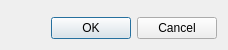
<?xml version="1.0" encoding="UTF-8"?>
<ui version="4.0">
 <class>WellKnownMarkDialogForm</class>
 <widget class="QDialog" name="WellKnownMarkDialogForm">
  <property name="geometry">
   <rect>
    <x>0</x>
    <y>0</y>
    <width>226</width>
    <height>53</height>
   </rect>
  </property>
  <property name="windowTitle">
   <string>Dialog</string>
  </property>
  <property name="modal">
   <bool>true</bool>
  </property>
  <layout class="QGridLayout" name="gridLayout_4">
   <property name="sizeConstraint">
    <enum>QLayout::SetFixedSize</enum>
   </property>
   <item row="0" column="0">
    <layout class="QGridLayout" name="gridLayout_3">
     <item row="0" column="0">
      <widget class="QFrame" name="m_markWidgetFrame">
       <property name="sizePolicy">
        <sizepolicy hsizetype="MinimumExpanding" vsizetype="MinimumExpanding">
         <horstretch>0</horstretch>
         <verstretch>0</verstretch>
        </sizepolicy>
       </property>
       <property name="frameShape">
        <enum>QFrame::Panel</enum>
       </property>
       <property name="frameShadow">
        <enum>QFrame::Raised</enum>
       </property>
      </widget>
     </item>
     <item row="1" column="0">
      <layout class="QGridLayout" name="gridLayout_2">
       <item row="0" column="0">
        <layout class="QGridLayout" name="gridLayout">
         <item row="0" column="0">
          <spacer name="horizontalSpacer">
           <property name="orientation">
            <enum>Qt::Horizontal</enum>
           </property>
           <property name="sizeHint" stdset="0">
            <size>
             <width>40</width>
             <height>20</height>
            </size>
           </property>
          </spacer>
         </item>
         <item row="0" column="1">
          <widget class="QPushButton" name="m_okPushButton">
           <property name="text">
            <string>OK</string>
           </property>
          </widget>
         </item>
         <item row="0" column="2">
          <widget class="QPushButton" name="m_cancelPushButton">
           <property name="text">
            <string>Cancel</string>
           </property>
          </widget>
         </item>
        </layout>
       </item>
      </layout>
     </item>
    </layout>
   </item>
  </layout>
 </widget>
 <resources/>
 <connections>
  <connection>
   <sender>m_okPushButton</sender>
   <signal>pressed()</signal>
   <receiver>WellKnownMarkDialogForm</receiver>
   <slot>accept()</slot>
   <hints>
    <hint type="sourcelabel">
     <x>290</x>
     <y>375</y>
    </hint>
    <hint type="destinationlabel">
     <x>176</x>
     <y>160</y>
    </hint>
   </hints>
  </connection>
  <connection>
   <sender>m_cancelPushButton</sender>
   <signal>pressed()</signal>
   <receiver>WellKnownMarkDialogForm</receiver>
   <slot>reject()</slot>
   <hints>
    <hint type="sourcelabel">
     <x>368</x>
     <y>374</y>
    </hint>
    <hint type="destinationlabel">
     <x>289</x>
     <y>184</y>
    </hint>
   </hints>
  </connection>
 </connections>
</ui>
